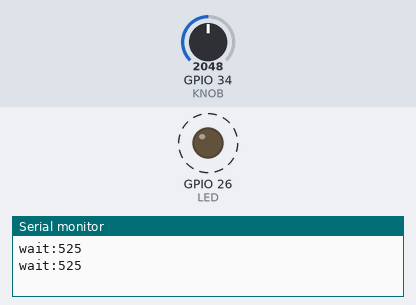
The sketch below on a simulated ESP32. Parts: output pins drawn as LEDs (lit = HIGH), the last lines printed to the serial monitor. Dashed ring = blinking. Inputs (shaded band) come from the test bench; at power-on: GPIO 34 (KNOB) = 2048.

Above: at 1.8 s.
1.9 s: GPIO 34 (KNOB) set to 491
At 2.5 s:
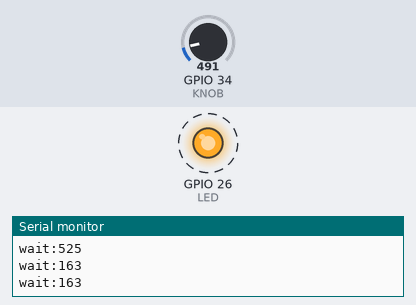
5.4 s: GPIO 34 (KNOB) set to 1228
At 5.85 s:
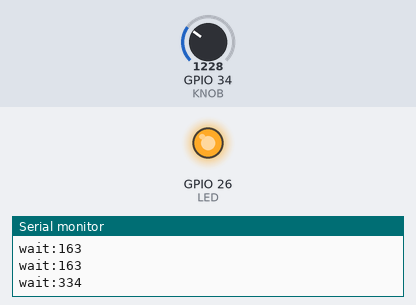
Timing chart, 0 to 14.9 s (numbered marks = the images above; inputs shaded):
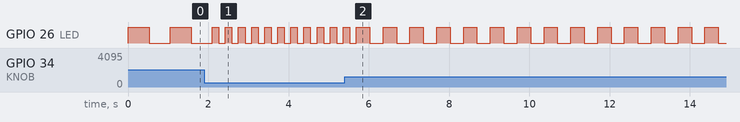

The sketch:

L04_SpeedKnob.ino
```cpp
// Lesson 4: The knob sets the blink speed
// Knob on pin 34, yellow LED on pin 26.

const int KNOB = 34;
const int LED = 26;

void setup() {
  Serial.begin(115200);
  pinMode(LED, OUTPUT);
}

void loop() {
  int value = analogRead(KNOB);
  int wait = map(value, 0, 4095, 50, 1000);
  Serial.print("wait:");
  Serial.println(wait);

  digitalWrite(LED, HIGH);
  delay(wait);
  digitalWrite(LED, LOW);
  delay(wait);
}
```

Measured:
- after the input at 1.9 s, GPIO 26 (LED): alternates HIGH for 0.16 s and LOW for 0.16 s, starting after 0.36 s
- by itself, GPIO 26 (LED): alternates HIGH for 0.53 s and LOW for 0.53 s
